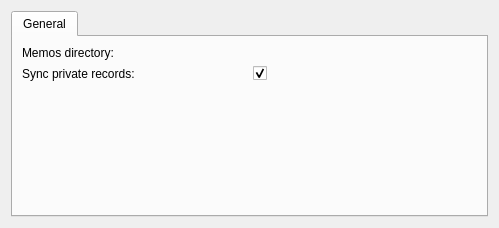
<ui version="4.0" >
 <author>Jason 'vanRijn' Kasper</author>
 <comment>A tabWidget for configuring
the Memofile-conduit settings.</comment>
 <class>MemofileWidget</class>
 <widget class="QWidget" name="MemofileWidget" >
  <property name="geometry" >
   <rect>
    <x>0</x>
    <y>0</y>
    <width>499</width>
    <height>228</height>
   </rect>
  </property>
  <property name="sizePolicy" >
   <sizepolicy vsizetype="Preferred" hsizetype="Preferred" >
    <horstretch>0</horstretch>
    <verstretch>0</verstretch>
   </sizepolicy>
  </property>
  <property name="baseSize" >
   <size>
    <width>570</width>
    <height>270</height>
   </size>
  </property>
  <property name="windowTitle" >
   <string>Memofile Conduit Options</string>
  </property>
  <layout class="QGridLayout" name="gridLayout_2" >
   <item row="0" column="0" >
    <widget class="KTabWidget" name="tabWidget" >
     <widget class="QWidget" name="tab" >
      <attribute name="title" >
       <string comment="General settings for memofile conduit.">General</string>
      </attribute>
      <layout class="QGridLayout" name="gridLayout" >
       <item row="0" column="0" >
        <widget class="QLabel" name="textLabel1" >
         <property name="text" >
          <string>Memos directory:</string>
         </property>
         <property name="wordWrap" >
          <bool>false</bool>
         </property>
         <property name="buddy" >
          <cstring>fDirectory</cstring>
         </property>
        </widget>
       </item>
       <item row="0" column="1" >
        <widget class="KUrlRequester" name="fDirectory" >
         <property name="toolTip" >
          <string>Select the directory you want to store your PDA's memos in</string>
         </property>
        </widget>
       </item>
       <item row="1" column="0" >
        <widget class="QLabel" name="textLabel2" >
         <property name="text" >
          <string>Sync private records:</string>
         </property>
         <property name="wordWrap" >
          <bool>false</bool>
         </property>
         <property name="buddy" >
          <cstring>fSyncPrivate</cstring>
         </property>
        </widget>
       </item>
       <item row="1" column="1" >
        <widget class="QCheckBox" name="fSyncPrivate" >
         <property name="text" >
          <string/>
         </property>
         <property name="checked" >
          <bool>true</bool>
         </property>
        </widget>
       </item>
       <item row="2" column="0" colspan="2" >
        <spacer>
         <property name="orientation" >
          <enum>Qt::Vertical</enum>
         </property>
         <property name="sizeType" >
          <enum>QSizePolicy::Expanding</enum>
         </property>
         <property name="sizeHint" stdset="0" >
          <size>
           <width>381</width>
           <height>113</height>
          </size>
         </property>
        </spacer>
       </item>
      </layout>
     </widget>
    </widget>
   </item>
  </layout>
 </widget>
 <customwidgets>
  <customwidget>
   <class>KTabWidget</class>
   <extends>QTabWidget</extends>
   <header>ktabwidget.h</header>
   <container>1</container>
  </customwidget>
  <customwidget>
   <class>KUrlRequester</class>
   <extends>QFrame</extends>
   <header>kurlrequester.h</header>
   <container>1</container>
  </customwidget>
 </customwidgets>
 <resources/>
 <connections/>
</ui>
